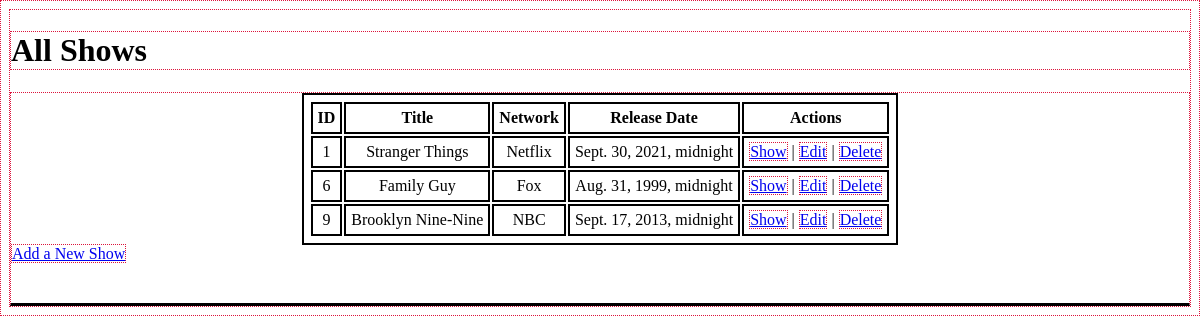
The app's page /shows, older data.
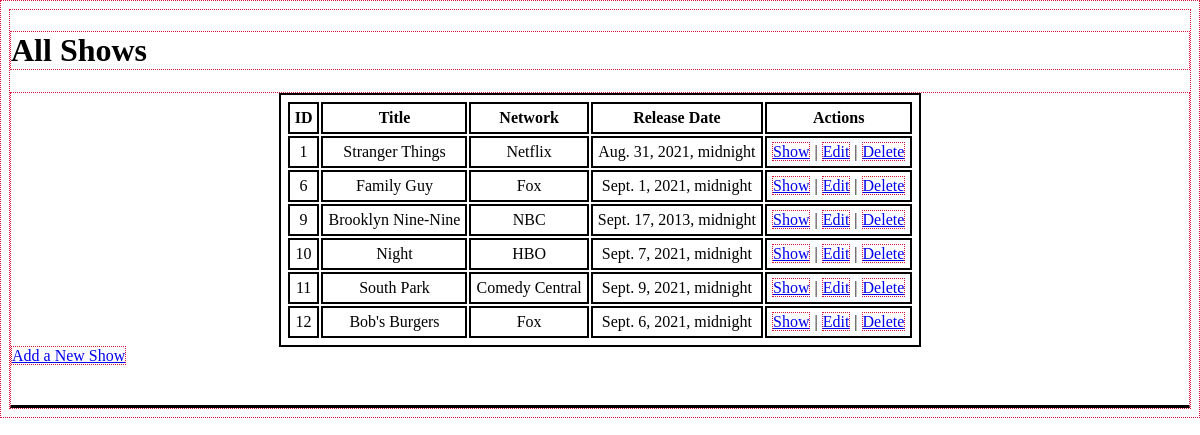
The same page, newer data.
### tv_app/models.py (models this page shows, shortened)
class Show(models.Model):
    title = models.CharField(max_length=255)
    description = models.TextField()
    network = models.CharField(max_length=255)
    release_date= models.DateTimeField()
    created_at = models.DateTimeField(auto_now_add=True)
    updated_at = models.DateTimeField(auto_now=True)
    objects = ShowManager()

### tv_app/views.py (the view)
# urls.py: path('', views.index),
def index(request):
    context = {
        'shows' : Show.objects.all(),
    }
    return render(request, "index.html", context)

### tv_app/templates/index.html (shortened to what this page needs)
<!DOCTYPE html>
<html lang="en">
<head>
    {% load static %}
    <link rel="stylesheet" href="{% static 'css/style.css' %}">
</head>
<body>
    <h1>All Shows</h1>
    <div class="showsTable">
        <table>
            <tr>
                <th>ID</th>
                <th>Title</th>
                <th>Network</th>
                <th>Release Date</th>
                <th>Actions</th>
            </tr>
            {% for show in shows %}
            <tr>
                <td>{{show.id}}</td>
                <td>{{show.title}}</td>
                <td>{{show.network}}</td>
                <td>{{show.release_date}}</td>
                <td>
                    <a href="/shows/{{show.id}}">Show</a> |
                    <a href="/shows/{{show.id}}/edit">Edit</a> |
                    <a href="/shows/{{show.id}}/delete">Delete</a>
                </td>
            </tr>
            {% endfor %}
        </table>
        <a href="/shows/new">Add a New Show</a>
    </div>
</body>
</html>

### tv_app/static/css/style.css (style rules this page uses)
* { border: crimson dotted 1px; }
.showsTable { padding-bottom: 40px; border-bottom: 3px black solid; }
table, th, td, tr { text-align: center; align-self: center; margin: 0px auto; border: 2px black solid; font-size: 16px; padding: 5px; }

Row changes from the older to the newer data that the page shows:
changed Show "Stranger Things": release_date "Sept. 30, 2021, midnight" → "Aug. 31, 2021, midnight"
changed Show "Family Guy": release_date "Aug. 31, 1999, midnight" → "Sept. 1, 2021, midnight"
added Show: id "10", title "Night", network "HBO", release_date "Sept. 7, 2021, midnight"
added Show: id "11", title "South Park", network "Comedy Central", release_date "Sept. 9, 2021, midnight"
added Show: id "12", title "Bob's Burgers", network "Fox", release_date "Sept. 6, 2021, midnight"
